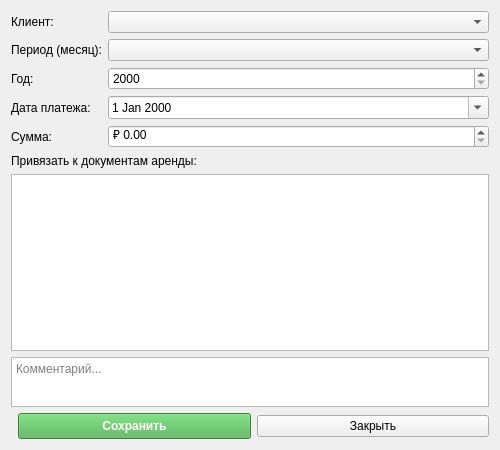
<?xml version="1.0" encoding="UTF-8"?>
<ui version="4.0">
 <class>PaymentForm</class>
 <widget class="QWidget" name="PaymentForm">
  <property name="geometry">
   <rect><x>0</x><y>0</y><width>500</width><height>450</height></rect>
  </property>
  <layout class="QVBoxLayout" name="verticalLayout">
   <item>
    <layout class="QFormLayout" name="formLayout">
     <item row="0" column="0"><widget class="QLabel" name="label"><property name="text"><string>Клиент:</string></property></widget></item>
     <item row="0" column="1"><widget class="QComboBox" name="comboBoxClient"/></item>
     <item row="1" column="0"><widget class="QLabel" name="label_2"><property name="text"><string>Период (месяц):</string></property></widget></item>
     <item row="1" column="1"><widget class="QComboBox" name="comboBoxMonth"/></item>
     <item row="2" column="0"><widget class="QLabel" name="label_3"><property name="text"><string>Год:</string></property></widget></item>
     <item row="2" column="1"><widget class="QSpinBox" name="spinBoxYear"><property name="minimum"><number>2000</number></property><property name="maximum"><number>2100</number></property></widget></item>
     <item row="3" column="0"><widget class="QLabel" name="label_4"><property name="text"><string>Дата платежа:</string></property></widget></item>
     <item row="3" column="1"><widget class="QDateEdit" name="dateEdit"><property name="calendarPopup"><bool>true</bool></property></widget></item>
     <item row="4" column="0"><widget class="QLabel" name="label_5"><property name="text"><string>Сумма:</string></property></widget></item>
     <item row="4" column="1"><widget class="QDoubleSpinBox" name="doubleSpinBoxAmount"><property name="prefix"><string>₽ </string></property><property name="decimals"><number>2</number></property><property name="maximum"><double>999999.990000000000000</double></property></widget></item>
    </layout>
   </item>
   <item>
    <widget class="QLabel" name="label_7"><property name="text"><string>Привязать к документам аренды:</string></property></widget>
   </item>
   <item>
    <widget class="QListView" name="listViewRentals">
     <property name="alternatingRowColors"><bool>true</bool></property>
    </widget>
   </item>
   <item>
    <widget class="QTextEdit" name="textEditComment">
     <property name="placeholderText"><string>Комментарий...</string></property>
     <property name="maximumSize"><size><width>16777215</width><height>50</height></size></property>
    </widget>
   </item>
   <item>
    <layout class="QHBoxLayout" name="horizontalLayout">
     <item><spacer name="horizontalSpacer"><property name="orientation"><enum>Qt::Horizontal</enum></property></spacer></item>
     <item><widget class="QPushButton" name="btnSave"><property name="text"><string>Сохранить</string></property><property name="styleSheet"><string>QPushButton { background-color: #4CAF50; color: white; font-weight: bold; padding: 5px; }</string></property></widget></item>
     <item><widget class="QPushButton" name="btnClose"><property name="text"><string>Закрыть</string></property></widget></item>
    </layout>
   </item>
  </layout>
 </widget>
 <resources/>
 <connections/>
</ui>
